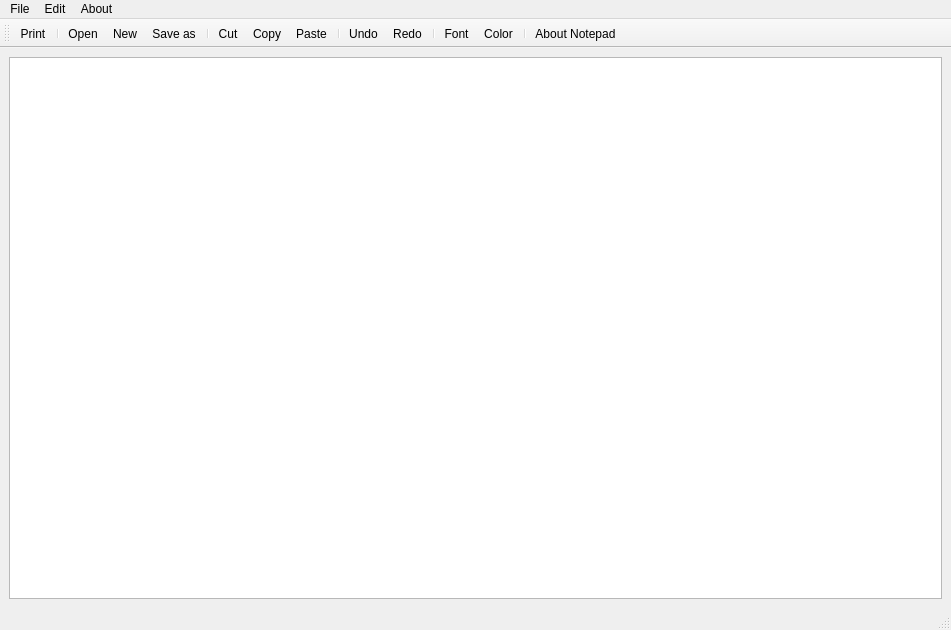
<?xml version="1.0" encoding="UTF-8"?>
<ui version="4.0">
 <class>Notepad</class>
 <widget class="QMainWindow" name="Notepad">
  <property name="geometry">
   <rect>
    <x>0</x>
    <y>0</y>
    <width>951</width>
    <height>630</height>
   </rect>
  </property>
  <property name="windowTitle">
   <string>Notepad</string>
  </property>
  <widget class="QWidget" name="centralwidget">
   <layout class="QVBoxLayout" name="verticalLayout">
    <item>
     <widget class="QTextEdit" name="textEdit"/>
    </item>
   </layout>
  </widget>
  <widget class="QStatusBar" name="statusbar"/>
  <widget class="QToolBar" name="toolBar">
   <property name="windowTitle">
    <string>toolBar</string>
   </property>
   <attribute name="toolBarArea">
    <enum>TopToolBarArea</enum>
   </attribute>
   <attribute name="toolBarBreak">
    <bool>false</bool>
   </attribute>
   <addaction name="actionPrint"/>
   <addaction name="separator"/>
   <addaction name="actionOpen"/>
   <addaction name="actionNew"/>
   <addaction name="actionSave_as"/>
   <addaction name="separator"/>
   <addaction name="actionCut"/>
   <addaction name="actionCopy"/>
   <addaction name="actionPaste"/>
   <addaction name="separator"/>
   <addaction name="actionUndo"/>
   <addaction name="actionRedo"/>
   <addaction name="separator"/>
   <addaction name="actionFont_2"/>
   <addaction name="actionColor"/>
   <addaction name="separator"/>
   <addaction name="actionAbout_Notepad"/>
  </widget>
  <widget class="QMenuBar" name="menubar">
   <property name="geometry">
    <rect>
     <x>0</x>
     <y>0</y>
     <width>951</width>
     <height>26</height>
    </rect>
   </property>
   <widget class="QMenu" name="menuFile">
    <property name="title">
     <string>File</string>
    </property>
    <addaction name="actionNew"/>
    <addaction name="actionOpen"/>
    <addaction name="separator"/>
    <addaction name="actionSave_as"/>
    <addaction name="separator"/>
    <addaction name="actionPrint"/>
   </widget>
   <widget class="QMenu" name="menuEdit">
    <property name="title">
     <string>Edit</string>
    </property>
    <addaction name="actionCut"/>
    <addaction name="actionCopy"/>
    <addaction name="actionPaste"/>
    <addaction name="separator"/>
    <addaction name="actionRedo"/>
    <addaction name="actionUndo"/>
    <addaction name="separator"/>
    <addaction name="actionFont_2"/>
    <addaction name="actionColor"/>
    <addaction name="actionBackground_Color"/>
    <addaction name="actionBackground_Color_Edit"/>
   </widget>
   <widget class="QMenu" name="menuAbout">
    <property name="title">
     <string>About</string>
    </property>
    <addaction name="actionAbout_Notepad"/>
   </widget>
   <addaction name="menuFile"/>
   <addaction name="menuEdit"/>
   <addaction name="menuAbout"/>
  </widget>
  <action name="actionNew">
   <property name="icon">
    <iconset resource="ressources.qrc">
     <normaloff>:/ressources_img/G_Fournisseurs_Images_/new_file.png</normaloff>:/ressources_img/G_Fournisseurs_Images_/new_file.png</iconset>
   </property>
   <property name="text">
    <string>New</string>
   </property>
  </action>
  <action name="actionOpen">
   <property name="icon">
    <iconset resource="ressources.qrc">
     <normaloff>:/ressources_img/G_Fournisseurs_Images_/icon notepad/iconfinder_document-open_118911.png</normaloff>:/ressources_img/G_Fournisseurs_Images_/icon notepad/iconfinder_document-open_118911.png</iconset>
   </property>
   <property name="text">
    <string>Open</string>
   </property>
  </action>
  <action name="actionSave_as">
   <property name="icon">
    <iconset resource="ressources.qrc">
     <normaloff>:/ressources_img/G_Fournisseurs_Images_/icon notepad/iconfinder_floppy_285657.png</normaloff>:/ressources_img/G_Fournisseurs_Images_/icon notepad/iconfinder_floppy_285657.png</iconset>
   </property>
   <property name="text">
    <string>Save as</string>
   </property>
  </action>
  <action name="actionCut">
   <property name="icon">
    <iconset resource="ressources.qrc">
     <normaloff>:/ressources_img/G_Fournisseurs_Images_/icon notepad/iconfinder_content-cut_326596.png</normaloff>:/ressources_img/G_Fournisseurs_Images_/icon notepad/iconfinder_content-cut_326596.png</iconset>
   </property>
   <property name="text">
    <string>Cut</string>
   </property>
  </action>
  <action name="actionCopy">
   <property name="icon">
    <iconset resource="ressources.qrc">
     <normaloff>:/ressources_img/G_Fournisseurs_Images_/copy.png</normaloff>:/ressources_img/G_Fournisseurs_Images_/copy.png</iconset>
   </property>
   <property name="text">
    <string>Copy</string>
   </property>
  </action>
  <action name="actionPaste">
   <property name="icon">
    <iconset resource="ressources.qrc">
     <normaloff>:/ressources_img/G_Fournisseurs_Images_/paste.png</normaloff>:/ressources_img/G_Fournisseurs_Images_/paste.png</iconset>
   </property>
   <property name="text">
    <string>Paste</string>
   </property>
  </action>
  <action name="actionRedo">
   <property name="icon">
    <iconset resource="ressources.qrc">
     <normaloff>:/ressources_img/G_Fournisseurs_Images_/icon notepad/iconfinder_editor-redo-arrow-reload-glyph_763333.png</normaloff>:/ressources_img/G_Fournisseurs_Images_/icon notepad/iconfinder_editor-redo-arrow-reload-glyph_763333.png</iconset>
   </property>
   <property name="text">
    <string>Redo</string>
   </property>
  </action>
  <action name="actionUndo">
   <property name="icon">
    <iconset resource="ressources.qrc">
     <normaloff>:/ressources_img/G_Fournisseurs_Images_/icon notepad/iconfinder_063_Undo_183192.png</normaloff>:/ressources_img/G_Fournisseurs_Images_/icon notepad/iconfinder_063_Undo_183192.png</iconset>
   </property>
   <property name="text">
    <string>Undo</string>
   </property>
  </action>
  <action name="actionAbout_Notepad">
   <property name="icon">
    <iconset resource="ressources.qrc">
     <normaloff>:/ressources_img/G_Fournisseurs_Images_/about.png</normaloff>:/ressources_img/G_Fournisseurs_Images_/about.png</iconset>
   </property>
   <property name="text">
    <string>About Notepad</string>
   </property>
  </action>
  <action name="actionFont_2">
   <property name="icon">
    <iconset resource="ressources.qrc">
     <normaloff>:/ressources_img/G_Fournisseurs_Images_/Font.png</normaloff>:/ressources_img/G_Fournisseurs_Images_/Font.png</iconset>
   </property>
   <property name="text">
    <string>Font</string>
   </property>
  </action>
  <action name="actionColor">
   <property name="icon">
    <iconset resource="ressources.qrc">
     <normaloff>:/ressources_img/G_Fournisseurs_Images_/color.png</normaloff>:/ressources_img/G_Fournisseurs_Images_/color.png</iconset>
   </property>
   <property name="text">
    <string>Color</string>
   </property>
  </action>
  <action name="actionBackground_Color">
   <property name="text">
    <string>Background Color</string>
   </property>
  </action>
  <action name="actionBackground_Color_Edit">
   <property name="text">
    <string>Background Color Edit Text</string>
   </property>
  </action>
  <action name="actionPrint">
   <property name="icon">
    <iconset resource="ressources.qrc">
     <normaloff>:/ressources_img/print_factures.png</normaloff>:/ressources_img/print_factures.png</iconset>
   </property>
   <property name="text">
    <string>Print</string>
   </property>
  </action>
 </widget>
 <resources>
  <include location="ressources.qrc"/>
 </resources>
 <connections/>
</ui>
